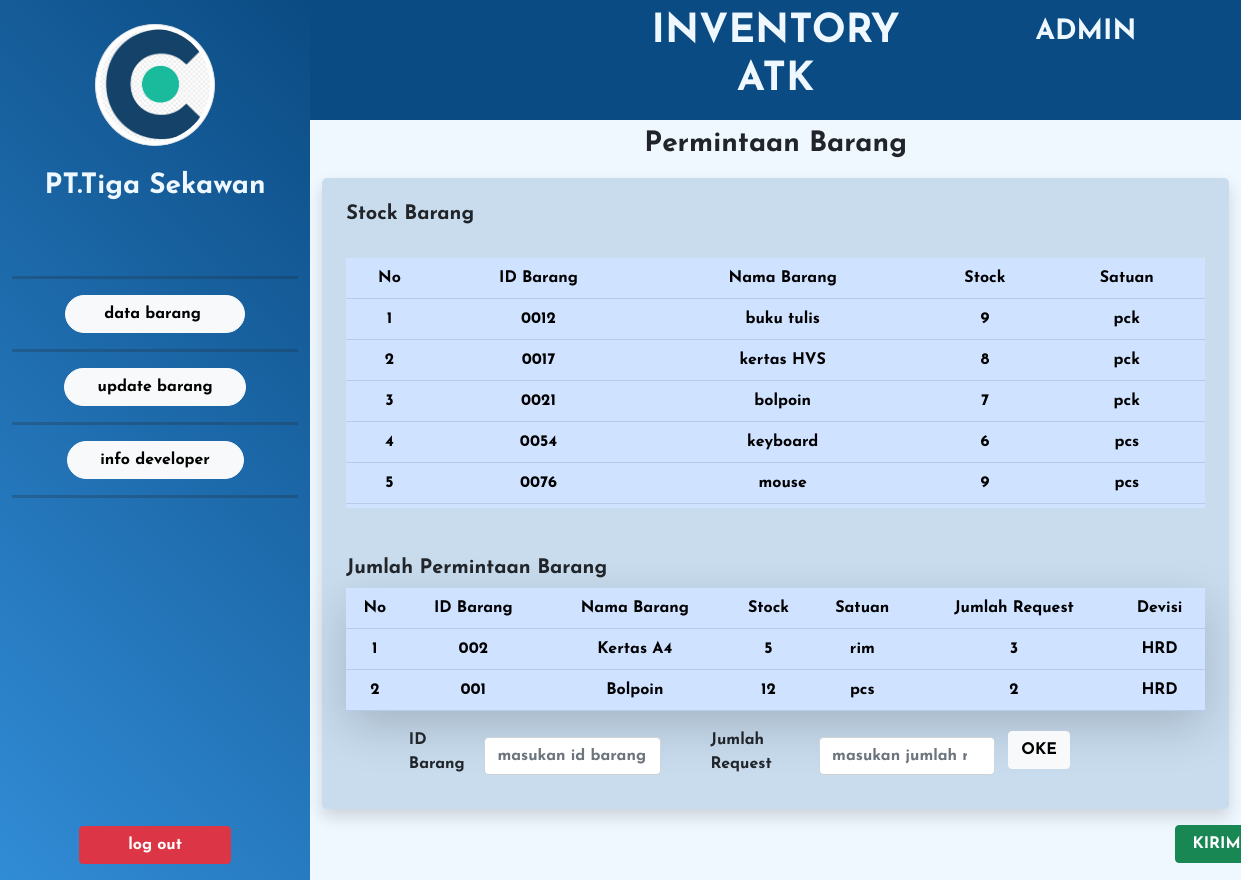
/permintaan_barang.php, run on the app's committed database.
### tables this page shows
CREATE TABLE `data_barang` (
  `id_barang` varchar(15) NOT NULL,
  `nama_barang` text NOT NULL,
  `stock` int(10) NOT NULL,
  `satuan` varchar(10) NOT NULL,
  `divisi` varchar(15) NOT NULL
);

### permintaan_barang.php (the view, shortened to what this page needs)
<!doctype html>
<html lang="en">
  <head>
    <link rel="stylesheet" href="permintaan_barang.html">
    <link rel="stylesheet" href="css/bootstrap.css">
  </head>
  <body>
    <div class="container-fluid">
        <div class="row bg-info">
            <div class="col-3 text-center position-relative" style="background-image: linear-gradient(45deg,rgb(49, 140, 214),rgb(11, 75, 131));">
                 <span><img src="img/logo.jpg" alt="logo" width="120px" height="120px" class="img img-thumbnail rounded-circle mt-4"></span><br><br>
                 <h3 class="fw-bold" style="color: aliceblue;">PT.Tiga Sekawan</h3><br><br>
                 <hr size="5">
                 <input type="button" value="     data barang      " onclick="window.location.href='Data_barang.php'"  class="btn btn-light rounded-pill">
                 <hr size="5">
                 <input type="button" value="    update barang    " onclick="window.location.href='update_barang.php'"  class="btn btn-light rounded-pill">
                 <hr size="5">
                 <input type="button" value="    info developer    " class="btn btn-light rounded-pill">
                 <hr size="5">
                 <br><br><br><br><br><br><br><br><br><br><br><br><br>
                 <button class="btn btn-danger px-5 mb-3" >log out</button>
            </div>
            <div class="col-9" style="background-color: aliceblue;">
                    <div class="row py-2" style="background-color:  rgb(11, 75, 131);">
                        <div class="col-4 offset-4 text-center" style="color: aliceblue;">
                            <h1>INVENTORY AT<span class="">K</span></h1>
                        </div>
                        <div class="col-4 text-center pt-2" style="color: aliceblue;">
                          <h3>ADMIN</h3>
                        </div>
                      </div>
                            <h3  class="fw-bold my-2 text-center mb-3">Permintaan Barang</h3>
                            <div class="container-fluid py-4 mb-3 rounded-3 shadow" style="background-color: rgb(200, 220, 238);">
                              <h5 class="fw-bold">Stock Barang</h3><br>
                                <div class="overflow-auto" style="height: 250px;">
                              <table class="table shadow-lg table-hover table-primary text-center mb-5">
                                <tr>
                                  <th>No</th>
                                  <th>ID Barang</th>
                                  <th>Nama Barang</th>
                                  <th>Stock</th>
                                  <th>Satuan</th>
                                </tr>
                                  <?php
                                    $no=1;
                                    $ambildata = mysqli_query($koneksi,"select * from data_barang");
                                    while ($tampil=mysqli_fetch_array($ambildata)){
                                      echo "<tr>
                                        <td>$no</td>
                                        <td>$tampil[id_barang]</td>
                                        <td>$tampil[nama_barang]</td>
                                        <td>$tampil[stock]</td>
                                        <td>$tampil[satuan]</td>
                                      </tr>";
                                      $no++;
                                    }
                                  ?>
                              </table>
                            </div>
                            <br><br>
                             <h5 class="fw-bold">Jumlah Permintaan Barang</h3>
                          <table class="table shadow-lg table-hover table-primary text-center overflow-scroll">
                            <tr>
                              <th>No</th>
                              <th>ID Barang</th>
                              <th>Nama Barang</th>
                              <th>Stock</th>
                              <th>Satuan</th>
                              <th>Jumlah Request</th>
                              <th>Devisi</th>
                            </tr>
                            <tr>
                            <td>1</td>
                            <td>002</td>
                            <td>Kertas A4</td>
                            <td>5</td>
                            <td>rim</td>
                            <td>3</td>
                            <td>HRD</td>
                            </tr>
                            <tr>
                              <td>2</td>
                              <td>001</td>
                              <td>Bolpoin</td>
                              <td>12</td>
                              <td>pcs</td>
                              <td>2</td>
                              <td>HRD</td>
                              </tr>
                          </table>
                            <form action="" class="row">
                              <table class="col-8 offset-1">
                                <tr>
                                  <td><label for="id_barang" class="form-label">ID Barang</label></td>
                                  <td><input type="text" class="form-control" placeholder="masukan id barang"></td>
                                  <td><label for="jumlah_request" class="ms-5 form-label">Jumlah Request</label></td>
                                  <td><input type="number" name="jumlah_request" id="" class="form-control" placeholder="masukan jumlah request"></td>
                                </tr>
                              </table>
                              <div class="col ">
                                <button type="submit" class="btn btn-light mt-1">OKE</button>
                              </div>
                            </form>
                          </div>
                          <div class="row">
                            <div class="col offset-11">
                              <button type="submit" class="btn btn-success px-3">KIRIM</button></div>
                          </div>
            </div>
        </div>
    </div>
  </body>
</html>

### permintaan_barang.php (style rules this page uses)
table { height: 50px; }
* { font-family: 'josefin',sans-serif; }
tr td { font-weight:500; }

### data on the page
data_barang: id_barang "0012", nama_barang "buku tulis", stock "9", satuan "pck"
data_barang: id_barang "0017", nama_barang "kertas HVS", stock "8", satuan "pck"
data_barang: id_barang "0021", nama_barang "bolpoin", stock "7", satuan "pck"
data_barang: id_barang "0054", nama_barang "keyboard", stock "6", satuan "pcs"
data_barang: id_barang "0076", nama_barang "mouse", stock "9", satuan "pcs"
